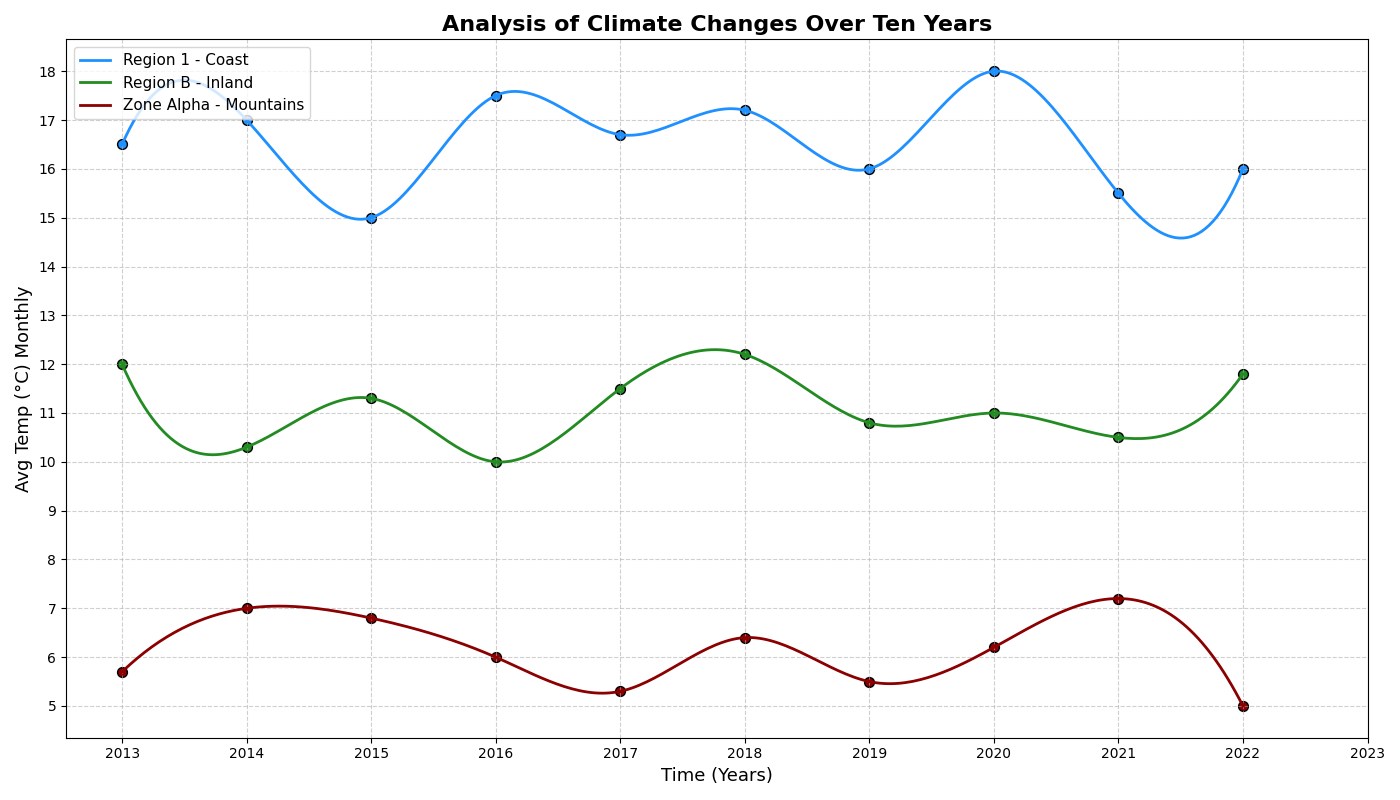

Write Python code to recreate this figure.
import matplotlib.pyplot as plt
import numpy as np
from scipy.interpolate import make_interp_spline

years = np.arange(2013, 2023)
monthly_avg_temp_coastal = np.array([16.5, 17, 15, 17.5, 16.7, 17.2, 16, 18, 15.5, 16])
monthly_avg_temp_inland = np.array([12, 10.3, 11.3, 10, 11.5, 12.2, 10.8, 11, 10.5, 11.8])
monthly_avg_temp_mountain = np.array([5.7, 7, 6.8, 6, 5.3, 6.4, 5.5, 6.2, 7.2, 5])

coastal_spline = make_interp_spline(years, monthly_avg_temp_coastal, k=3)
inland_spline = make_interp_spline(years, monthly_avg_temp_inland, k=3)
mountain_spline = make_interp_spline(years, monthly_avg_temp_mountain, k=3)

years_smooth = np.linspace(years.min(), years.max(), 300)
coastal_temp_smooth = coastal_spline(years_smooth)
inland_temp_smooth = inland_spline(years_smooth)
mountain_temp_smooth = mountain_spline(years_smooth)

plt.figure(figsize=(14, 8))

# Randomly altered group labels
plt.plot(years_smooth, coastal_temp_smooth, label='Region 1 - Coast', color='dodgerblue', linewidth=2)
plt.plot(years_smooth, inland_temp_smooth, label='Region B - Inland', color='forestgreen', linewidth=2)
plt.plot(years_smooth, mountain_temp_smooth, label='Zone Alpha - Mountains', color='darkred', linewidth=2)

plt.scatter(years, monthly_avg_temp_coastal, color='dodgerblue', edgecolors='black', s=50)
plt.scatter(years, monthly_avg_temp_inland, color='forestgreen', edgecolors='black', s=50)
plt.scatter(years, monthly_avg_temp_mountain, color='darkred', edgecolors='black', s=50)

# Randomly altered title and labels
plt.title('Analysis of Climate Changes Over Ten Years', fontsize=16, fontweight='bold', loc='center')
plt.xlabel('Time (Years)', fontsize=13)
plt.ylabel('Avg Temp (°C) Monthly', fontsize=13)

plt.xticks(np.arange(2013, 2024, step=1))
plt.yticks(np.arange(5, 19, step=1))
plt.legend(loc='upper left', fontsize=11, frameon=True)
plt.grid(True, linestyle='--', alpha=0.6)
plt.tight_layout()

plt.show()
